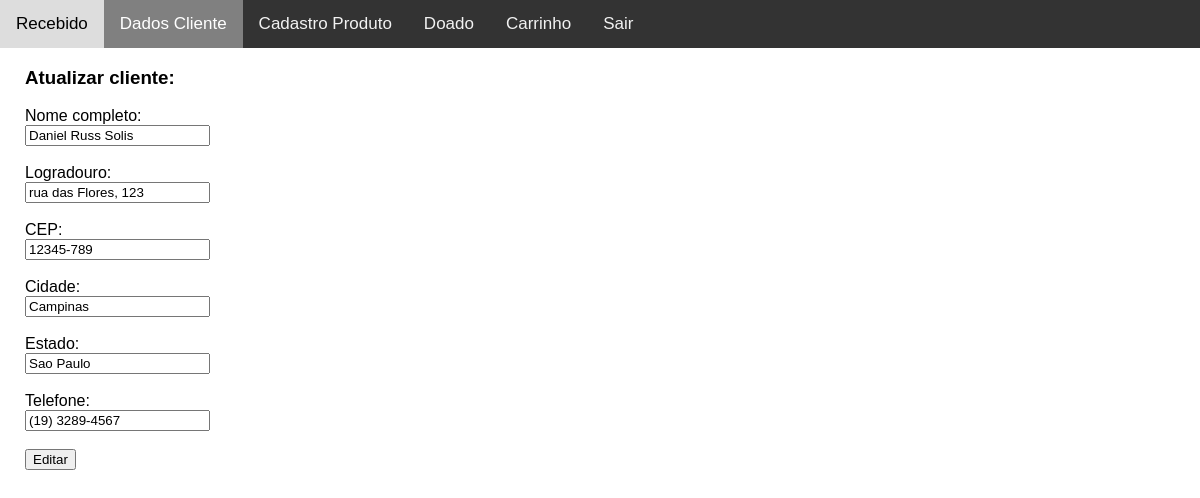
Page /usuario/atualizar_cliente.php (signed in) on the committed database.
### tables this page shows
CREATE TABLE `usuarios` (
  `idUsuario` int NOT NULL AUTO_INCREMENT,
  `nomeUsuario` varchar(200) DEFAULT NULL,
  `documentoUsuario` varchar(15) DEFAULT NULL,
  `tipoUsuario` varchar(15) DEFAULT NULL,
  `cepUsuario` varchar(10) DEFAULT NULL,
  `logradouroUsuario` varchar(200) DEFAULT NULL,
  `cidadeUsuario` varchar(100) DEFAULT NULL,
  `estadoUsuario` varchar(25) DEFAULT NULL,
  `telefoneUsuario` varchar(15) DEFAULT NULL,
  `emailUsuario` varchar(35) DEFAULT NULL,
  `senhaUsuario` varchar(300) DEFAULT NULL,
  PRIMARY KEY (`idUsuario`)
);

### usuario/atualizar_cliente.php (the view, shortened to what this page needs)
<?php
include ("../conexao.php");
$sql = "SELECT * FROM usuarios WHERE idUsuario = {$_SESSION['idUsuario']}";
if($result = $conexao->query($sql)) {
    $obj = $result->fetch_object();
?>
<html>
<head>
    <link rel="stylesheet" type="text/css" href="../css/estilo.css">
    <link rel="stylesheet" href="https://cdnjs.cloudflare.com/ajax/libs/font-awesome/4.7.0/css/font-awesome.min.css">
</head>
<body>
    <nav>
        <div class="topnav" id="myTopnav">
            <a href="site_cliente.php">Recebido</a>
            <a class="active"  href="#">Dados Cliente</a>
            <a href="../produto/formulario_produto.php">Cadastro Produto</a>
            <a href="site_produtos_cliente.php">Doado</a>
            <a href="carrinhoPro.php">Carrinho</a>
            <a href="../sair.php">Sair</a>
        </div>
    </nav>
    <section>
        <div class="margin">
        <h3>Atualizar cliente:</h3>
            <form method="POST" action="atualizar_cli.php" enctype="multipart/form-data">
                <label>Nome completo:</label><br>
                <input type="text" name="nomeUsuario" value="<?php echo $obj->nomeUsuario; ?>">
                <br><br>
                <label>Logradouro:</label><br>
                <input type="text" name="logradouroUsuario" value="<?php echo $obj->logradouroUsuario; ?>">
                <br><br>
                <label>CEP:</label><br>
                <input type="text" name="cepUsuario" value="<?php echo $obj->cepUsuario; ?>">
                <br><br>
                <label>Cidade:</label><br>
                <input type="text" name="cidadeUsuario" value="<?php echo $obj->cidadeUsuario; ?>">
                <br><br>
                <label>Estado:</label><br>
                <input type="text" name="estadoUsuario" value="<?php echo $obj->estadoUsuario; ?>">
                <br><br>
                <label>Telefone:</label><br>
                <input type="text" name="telefoneUsuario" value="<?php echo $obj->telefoneUsuario; ?>">
                <br><br>
                <input type="submit" name="submit" value="Editar">
            </form>
        <?php
        } else {
            printf($conexao->error);
        }
        ?>
        </div>
    </section>
</body>
</html>

### css/estilo.css (style rules this page uses)
body { margin: 0; font-family: Arial, Helvetica, sans-serif; }
.topnav { overflow: hidden; background-color: #333; }
.topnav a { float: left; display: block; color: #f2f2f2; text-align: center; padding: 14px 16px; text-decoration: none; font-size: 17px; }
.topnav a.active { background-color: gray; color: white; }
.margin { margin-left: 25px; }

### rows in the picture
usuarios: nomeUsuario "Daniel Russ Solis", logradouroUsuario "rua das Flores, 123", cepUsuario "12345-789", cidadeUsuario "Campinas", estadoUsuario "Sao Paulo", telefoneUsuario "(19) 3289-4567"
